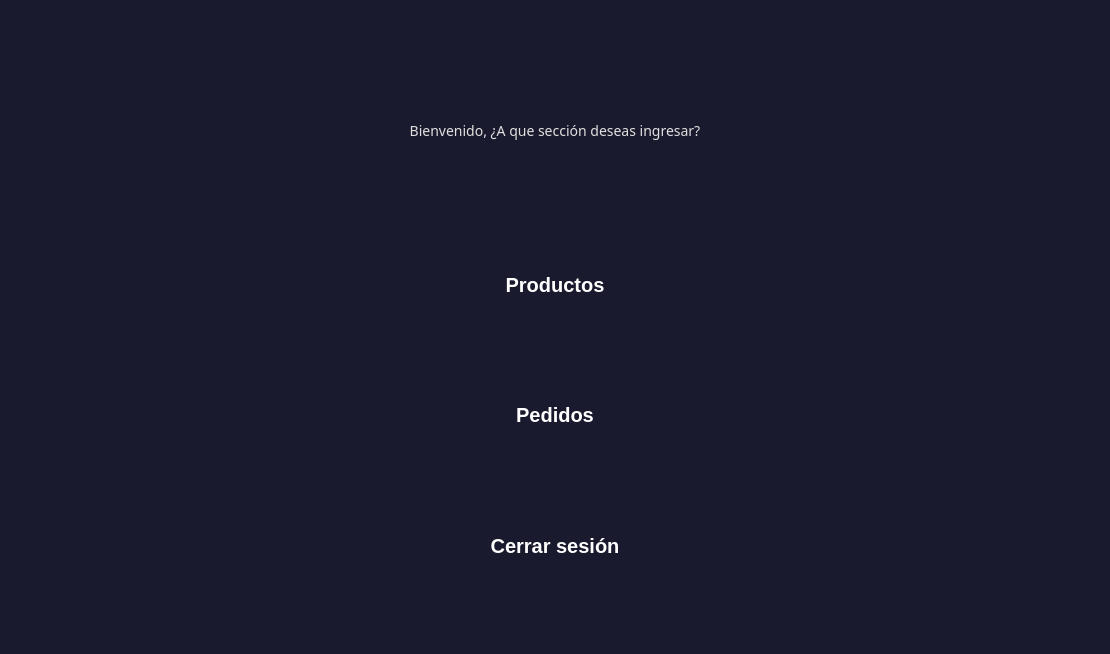
<?xml version="1.0" encoding="UTF-8"?>
<ui version="4.0">
 <class>Dialog</class>
 <widget class="QDialog" name="Dialog">
  <property name="geometry">
   <rect>
    <x>0</x>
    <y>0</y>
    <width>1110</width>
    <height>654</height>
   </rect>
  </property>
  <property name="windowTitle">
   <string>Dialog</string>
  </property>
  <property name="styleSheet">
   <string notr="true">/* ========================================
   ESTILO JUVENIL MODERNO - Qt Designer
   Colores: Azul Eléctrico, Morado, Coral
   ======================================== */

/* CONFIGURACIÓN GENERAL */
QWidget {
    background-color: #1a1a2e;
    color: #e0e0e0;
    font-family: &quot;Segoe UI&quot;, Arial, sans-serif;
    font-size: 14px;
}

QMainWindow {
    background-color: #16213e;
}

/* BOTONES */
QPushButton {
    background-color: qlineargradient(x1:0, y1:0, x2:1, y2:1,
                                      stop:0 #6C63FF, stop:1 #5a52d5);
    color: white;
    border: none;
    border-radius: 12px;
    padding: 10px 20px;
    font-weight: bold;
    font-size: 20px;
    min-height: 35px;
}

QPushButton:hover {
    background-color: qlineargradient(x1:0, y1:0, x2:1, y2:1,
                                      stop:0 #7d75ff, stop:1 #6b63e5);
    transform: scale(1.05);
}

QPushButton:pressed {
    background-color: qlineargradient(x1:0, y1:0, x2:1, y2:1,
                                      stop:0 #5548cc, stop:1 #4a41b8);
    padding-top: 12px;
    padding-bottom: 8px;
}

QPushButton:disabled {
    background-color: #3a3a4a;
    color: #6a6a7a;
}

/* Botón Alternativo (Acento Coral) */
QPushButton#btnAccion,
QPushButton#btnGuardar,
QPushButton#btnAceptar {
    background-color: qlineargradient(x1:0, y1:0, x2:1, y2:1,
                                      stop:0 #FF6B6B, stop:1 #ee5a6f);
}

QPushButton#btnAccion:hover,
QPushButton#btnGuardar:hover,
QPushButton#btnAceptar:hover {
    background-color: qlineargradient(x1:0, y1:0, x2:1, y2:1,
                                      stop:0 #ff7c7c, stop:1 #ff6b7f);
}

/* LINE EDIT (CAMPOS DE TEXTO) */
QLineEdit {
    background-color: #0f3460;
    border: 2px solid #16213e;
    border-radius: 10px;
    padding: 10px 15px;
    color: #e0e0e0;
    selection-background-color: #6C63FF;
    font-size: 14px;
}

QLineEdit:focus {
    border: 2px solid #6C63FF;
    background-color: #133b5c;
}

QLineEdit:hover {
    border: 2px solid #4a4a6a;
}

QLineEdit:disabled {
    background-color: #2a2a3a;
    color: #6a6a7a;
    border: 2px solid #1a1a2a;
}

/* TEXT EDIT Y PLAIN TEXT EDIT */
QTextEdit, QPlainTextEdit {
    background-color: #0f3460;
    border: 2px solid #16213e;
    border-radius: 10px;
    padding: 10px;
    color: #e0e0e0;
    selection-background-color: #6C63FF;
}

QTextEdit:focus, QPlainTextEdit:focus {
    border: 2px solid #6C63FF;
}

/* COMBO BOX */
QComboBox {
    background-color: #0f3460;
    border: 2px solid #16213e;
    border-radius: 10px;
    padding: 8px 15px;
    color: #e0e0e0;
    min-height: 30px;
}

QComboBox:hover {
    border: 2px solid #4a4a6a;
}

QComboBox:focus {
    border: 2px solid #6C63FF;
}

QComboBox::drop-down {
    border: none;
    width: 30px;
}

QComboBox::down-arrow {
    image: url(down_arrow.png);
    width: 12px;
    height: 12px;
}

QComboBox QAbstractItemView {
    background-color: #0f3460;
    border: 2px solid #6C63FF;
    border-radius: 8px;
    selection-background-color: #6C63FF;
    selection-color: white;
    padding: 5px;
    outline: none;
}

/* SPIN BOX Y DOUBLE SPIN BOX */
QSpinBox, QDoubleSpinBox {
    background-color: #0f3460;
    border: 2px solid #16213e;
    border-radius: 10px;
    padding: 8px 15px;
    color: #e0e0e0;
}

QSpinBox:focus, QDoubleSpinBox:focus {
    border: 2px solid #6C63FF;
}

QSpinBox::up-button, QDoubleSpinBox::up-button {
    background-color: #6C63FF;
    border-top-right-radius: 8px;
    width: 20px;
}

QSpinBox::down-button, QDoubleSpinBox::down-button {
    background-color: #6C63FF;
    border-bottom-right-radius: 8px;
    width: 20px;
}

/* LABELS */
QLabel {
    color: #e0e0e0;
    background-color: transparent;
    font-size: 14px;
}

QLabel#lblTitulo {
    font-size: 24px;
    font-weight: bold;
    color: #6C63FF;
    padding: 10px;
}

QLabel#lblSubtitulo {
    font-size: 18px;
    font-weight: bold;
    color: #FF6B6B;
}

/* CHECK BOX */
QCheckBox {
    color: #e0e0e0;
    spacing: 8px;
}

QCheckBox::indicator {
    width: 20px;
    height: 20px;
    border-radius: 5px;
    border: 2px solid #4a4a6a;
    background-color: #0f3460;
}

QCheckBox::indicator:checked {
    background-color: #6C63FF;
    border: 2px solid #6C63FF;
    image: url(check.png);
}

QCheckBox::indicator:hover {
    border: 2px solid #6C63FF;
}

/* RADIO BUTTON */
QRadioButton {
    color: #e0e0e0;
    spacing: 8px;
}

QRadioButton::indicator {
    width: 20px;
    height: 20px;
    border-radius: 10px;
    border: 2px solid #4a4a6a;
    background-color: #0f3460;
}

QRadioButton::indicator:checked {
    background-color: #6C63FF;
    border: 2px solid #6C63FF;
}

QRadioButton::indicator:hover {
    border: 2px solid #6C63FF;
}

/* GROUP BOX */
QGroupBox {
    border: 2px solid #4a4a6a;
    border-radius: 12px;
    margin-top: 15px;
    padding-top: 20px;
    font-weight: bold;
    color: #FF6B6B;
}

QGroupBox::title {
    subcontrol-origin: margin;
    subcontrol-position: top left;
    padding: 5px 15px;
    background-color: #16213e;
    border-radius: 8px;
    color: #FF6B6B;
}

/* TAB WIDGET */
QTabWidget::pane {
    border: 2px solid #4a4a6a;
    border-radius: 10px;
    background-color: #16213e;
    top: -2px;
}

QTabBar::tab {
    background-color: #0f3460;
    color: #a0a0a0;
    border: none;
    border-top-left-radius: 10px;
    border-top-right-radius: 10px;
    padding: 12px 25px;
    margin-right: 5px;
    font-weight: bold;
}

QTabBar::tab:selected {
    background-color: qlineargradient(x1:0, y1:0, x2:0, y2:1,
                                      stop:0 #6C63FF, stop:1 #5a52d5);
    color: white;
}

QTabBar::tab:hover {
    background-color: #1a4d7a;
    color: #e0e0e0;
}

/* TABLE WIDGET */
QTableWidget {
    background-color: #16213e;
    alternate-background-color: #1a2332;
    border: 2px solid #4a4a6a;
    border-radius: 10px;
    gridline-color: #2a3a4a;
    color: #e0e0e0;
}

QTableWidget::item {
    padding: 8px;
    border: none;
}

QTableWidget::item:selected {
    background-color: #6C63FF;
    color: white;
}

QTableWidget::item:hover {
    background-color: #2a4a6a;
}

QHeaderView::section {
    background-color: qlineargradient(x1:0, y1:0, x2:0, y2:1,
                                      stop:0 #6C63FF, stop:1 #5a52d5);
    color: white;
    padding: 10px;
    border: none;
    font-weight: bold;
    font-size: 13px;
}

QHeaderView::section:hover {
    background-color: #7d75ff;
}

/* SCROLLBAR VERTICAL */
QScrollBar:vertical {
    background-color: #1a1a2e;
    width: 12px;
    margin: 0;
    border-radius: 6px;
}

QScrollBar::handle:vertical {
    background-color: #6C63FF;
    min-height: 30px;
    border-radius: 6px;
}

QScrollBar::handle:vertical:hover {
    background-color: #7d75ff;
}

QScrollBar::add-line:vertical,
QScrollBar::sub-line:vertical {
    height: 0px;
}

/* SCROLLBAR HORIZONTAL */
QScrollBar:horizontal {
    background-color: #1a1a2e;
    height: 12px;
    margin: 0;
    border-radius: 6px;
}

QScrollBar::handle:horizontal {
    background-color: #6C63FF;
    min-width: 30px;
    border-radius: 6px;
}

QScrollBar::handle:horizontal:hover {
    background-color: #7d75ff;
}

QScrollBar::add-line:horizontal,
QScrollBar::sub-line:horizontal {
    width: 0px;
}

/* PROGRESS BAR */
QProgressBar {
    background-color: #0f3460;
    border: 2px solid #16213e;
    border-radius: 10px;
    text-align: center;
    color: white;
    font-weight: bold;
    height: 25px;
}

QProgressBar::chunk {
    background-color: qlineargradient(x1:0, y1:0, x2:1, y2:0,
                                      stop:0 #6C63FF, stop:1 #FF6B6B);
    border-radius: 8px;
}

/* SLIDER */
QSlider::groove:horizontal {
    background-color: #0f3460;
    height: 8px;
    border-radius: 4px;
}

QSlider::handle:horizontal {
    background-color: #6C63FF;
    width: 20px;
    height: 20px;
    margin: -6px 0;
    border-radius: 10px;
}

QSlider::handle:horizontal:hover {
    background-color: #7d75ff;
}

/* MENU BAR */
QMenuBar {
    background-color: #16213e;
    color: #e0e0e0;
    border-bottom: 2px solid #4a4a6a;
}

QMenuBar::item {
    padding: 8px 15px;
    background-color: transparent;
}

QMenuBar::item:selected {
    background-color: #6C63FF;
    color: white;
}

/* MENU */
QMenu {
    background-color: #16213e;
    border: 2px solid #6C63FF;
    border-radius: 8px;
    padding: 5px;
}

QMenu::item {
    padding: 8px 30px 8px 15px;
    border-radius: 5px;
    color: #e0e0e0;
}

QMenu::item:selected {
    background-color: #6C63FF;
    color: white;
}

/* TOOLTIP */
QToolTip {
    background-color: #6C63FF;
    color: white;
    border: 2px solid #5a52d5;
    border-radius: 8px;
    padding: 8px;
    font-size: 12px;
}

/* STATUS BAR */
QStatusBar {
    background-color: #16213e;
    color: #a0a0a0;
    border-top: 2px solid #4a4a6a;
}

/* DIALOG */
QDialog {
    background-color: #1a1a2e;
}

/* LIST WIDGET */
QListWidget {
    background-color: #16213e;
    border: 2px solid #4a4a6a;
    border-radius: 10px;
    color: #e0e0e0;
    padding: 5px;
}

QListWidget::item {
    padding: 10px;
    border-radius: 8px;
    margin: 2px;
}

QListWidget::item:selected {
    background-color: #6C63FF;
    color: white;
}

QListWidget::item:hover {
    background-color: #2a4a6a;
}

/* TREE WIDGET */
QTreeWidget {
    background-color: #16213e;
    border: 2px solid #4a4a6a;
    border-radius: 10px;
    color: #e0e0e0;
}

QTreeWidget::item {
    padding: 8px;
}

QTreeWidget::item:selected {
    background-color: #6C63FF;
    color: white;
}

QTreeWidget::item:hover {
    background-color: #2a4a6a;
}

/* CALENDAR WIDGET */
QCalendarWidget {
    background-color: #16213e;
    border-radius: 10px;
}

QCalendarWidget QToolButton {
    color: #e0e0e0;
    background-color: #0f3460;
    border-radius: 5px;
    padding: 5px;
}

QCalendarWidget QToolButton:hover {
    background-color: #6C63FF;
}

QCalendarWidget QAbstractItemView {
    background-color: #16213e;
    selection-background-color: #6C63FF;
    selection-color: white;
}
</string>
  </property>
  <layout class="QVBoxLayout" name="verticalLayout">
   <item>
    <spacer name="verticalSpacer_5">
     <property name="orientation">
      <enum>Qt::Vertical</enum>
     </property>
     <property name="sizeHint" stdset="0">
      <size>
       <width>20</width>
       <height>40</height>
      </size>
     </property>
    </spacer>
   </item>
   <item>
    <layout class="QHBoxLayout" name="horizontalLayout">
     <item>
      <spacer name="horizontalSpacer_5">
       <property name="orientation">
        <enum>Qt::Horizontal</enum>
       </property>
       <property name="sizeHint" stdset="0">
        <size>
         <width>40</width>
         <height>20</height>
        </size>
       </property>
      </spacer>
     </item>
     <item>
      <widget class="QLabel" name="label">
       <property name="minimumSize">
        <size>
         <width>700</width>
         <height>100</height>
        </size>
       </property>
       <property name="maximumSize">
        <size>
         <width>600</width>
         <height>100</height>
        </size>
       </property>
       <property name="font">
        <font>
         <family>Segoe UI,Arial,sans-serif</family>
         <pointsize>-1</pointsize>
        </font>
       </property>
       <property name="text">
        <string>Bienvenido, ¿A que sección deseas ingresar?</string>
       </property>
       <property name="alignment">
        <set>Qt::AlignCenter</set>
       </property>
      </widget>
     </item>
     <item>
      <spacer name="horizontalSpacer_6">
       <property name="orientation">
        <enum>Qt::Horizontal</enum>
       </property>
       <property name="sizeHint" stdset="0">
        <size>
         <width>40</width>
         <height>20</height>
        </size>
       </property>
      </spacer>
     </item>
    </layout>
   </item>
   <item>
    <spacer name="verticalSpacer_3">
     <property name="orientation">
      <enum>Qt::Vertical</enum>
     </property>
     <property name="sizeHint" stdset="0">
      <size>
       <width>20</width>
       <height>40</height>
      </size>
     </property>
    </spacer>
   </item>
   <item>
    <layout class="QHBoxLayout" name="horizontalLayout_2">
     <item>
      <spacer name="horizontalSpacer">
       <property name="orientation">
        <enum>Qt::Horizontal</enum>
       </property>
       <property name="sizeHint" stdset="0">
        <size>
         <width>40</width>
         <height>20</height>
        </size>
       </property>
      </spacer>
     </item>
     <item>
      <widget class="QPushButton" name="menu_productos">
       <property name="minimumSize">
        <size>
         <width>200</width>
         <height>55</height>
        </size>
       </property>
       <property name="maximumSize">
        <size>
         <width>200</width>
         <height>150</height>
        </size>
       </property>
       <property name="text">
        <string>Productos</string>
       </property>
       <property name="icon">
        <iconset>
         <normaloff>../../Sebastián/Downloads/1170679.png</normaloff>../../Sebastián/Downloads/1170679.png</iconset>
       </property>
      </widget>
     </item>
     <item>
      <spacer name="horizontalSpacer_2">
       <property name="orientation">
        <enum>Qt::Horizontal</enum>
       </property>
       <property name="sizeHint" stdset="0">
        <size>
         <width>40</width>
         <height>20</height>
        </size>
       </property>
      </spacer>
     </item>
    </layout>
   </item>
   <item>
    <spacer name="verticalSpacer">
     <property name="orientation">
      <enum>Qt::Vertical</enum>
     </property>
     <property name="sizeHint" stdset="0">
      <size>
       <width>20</width>
       <height>40</height>
      </size>
     </property>
    </spacer>
   </item>
   <item>
    <layout class="QHBoxLayout" name="horizontalLayout_3">
     <item>
      <spacer name="horizontalSpacer_3">
       <property name="orientation">
        <enum>Qt::Horizontal</enum>
       </property>
       <property name="sizeHint" stdset="0">
        <size>
         <width>40</width>
         <height>20</height>
        </size>
       </property>
      </spacer>
     </item>
     <item>
      <widget class="QPushButton" name="menu_empleados">
       <property name="minimumSize">
        <size>
         <width>200</width>
         <height>55</height>
        </size>
       </property>
       <property name="maximumSize">
        <size>
         <width>200</width>
         <height>150</height>
        </size>
       </property>
       <property name="text">
        <string>Pedidos</string>
       </property>
       <property name="icon">
        <iconset>
         <normaloff>../../Sebastián/Downloads/554744.png</normaloff>../../Sebastián/Downloads/554744.png</iconset>
       </property>
      </widget>
     </item>
     <item>
      <spacer name="horizontalSpacer_4">
       <property name="orientation">
        <enum>Qt::Horizontal</enum>
       </property>
       <property name="sizeHint" stdset="0">
        <size>
         <width>40</width>
         <height>20</height>
        </size>
       </property>
      </spacer>
     </item>
    </layout>
   </item>
   <item>
    <spacer name="verticalSpacer_2">
     <property name="orientation">
      <enum>Qt::Vertical</enum>
     </property>
     <property name="sizeHint" stdset="0">
      <size>
       <width>20</width>
       <height>40</height>
      </size>
     </property>
    </spacer>
   </item>
   <item>
    <layout class="QHBoxLayout" name="horizontalLayout_4">
     <item>
      <spacer name="horizontalSpacer_7">
       <property name="orientation">
        <enum>Qt::Horizontal</enum>
       </property>
       <property name="sizeHint" stdset="0">
        <size>
         <width>40</width>
         <height>20</height>
        </size>
       </property>
      </spacer>
     </item>
     <item>
      <widget class="QPushButton" name="menu_logout">
       <property name="minimumSize">
        <size>
         <width>200</width>
         <height>55</height>
        </size>
       </property>
       <property name="maximumSize">
        <size>
         <width>200</width>
         <height>150</height>
        </size>
       </property>
       <property name="text">
        <string>Cerrar sesión</string>
       </property>
       <property name="icon">
        <iconset>
         <normaloff>../../Sebastián/Downloads/ab23a5baec3591af66206c2c14adbba8.png</normaloff>../../Sebastián/Downloads/ab23a5baec3591af66206c2c14adbba8.png</iconset>
       </property>
      </widget>
     </item>
     <item>
      <spacer name="horizontalSpacer_8">
       <property name="orientation">
        <enum>Qt::Horizontal</enum>
       </property>
       <property name="sizeHint" stdset="0">
        <size>
         <width>40</width>
         <height>20</height>
        </size>
       </property>
      </spacer>
     </item>
    </layout>
   </item>
   <item>
    <spacer name="verticalSpacer_4">
     <property name="orientation">
      <enum>Qt::Vertical</enum>
     </property>
     <property name="sizeHint" stdset="0">
      <size>
       <width>20</width>
       <height>40</height>
      </size>
     </property>
    </spacer>
   </item>
  </layout>
 </widget>
 <resources/>
 <connections/>
</ui>
